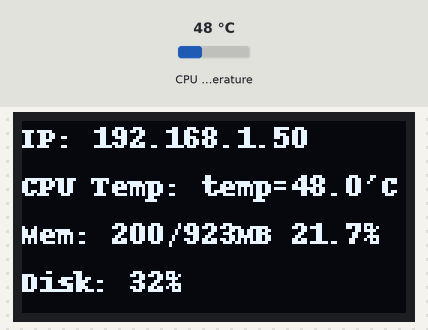
The program below on a simulated Raspberry Pi (BCM pin numbers). Parts: 128×64 one-colour display. The test bench sets the inputs (shaded band); at power-on: CPU temperature 48 °C. System figures (address, load, memory, disk, uptime) are fixed made-up values; what the program prints to the terminal is not drawn.

Above: at 1.2 s.
1.3 s: CPU temperature set to 31 °C
At 2.9 s:
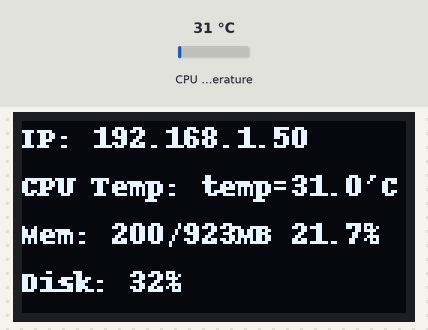
3.9 s: CPU temperature set to 44 °C
At 5.8 s:
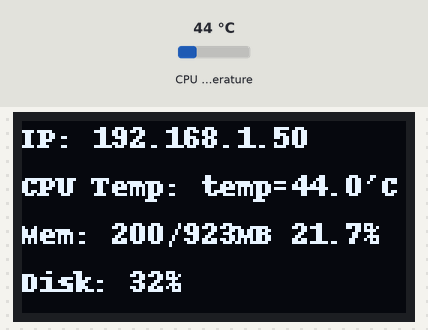
6.1 s: CPU temperature set to 58 °C
At 7.8 s:
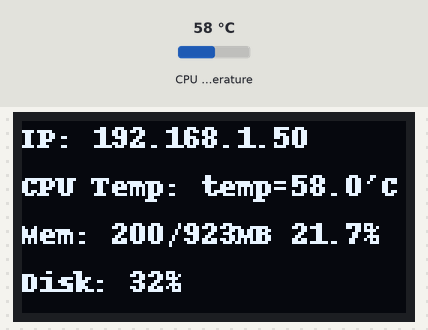
Timing chart, 0 to 9.3 s (numbered marks = the images above; inputs shaded):
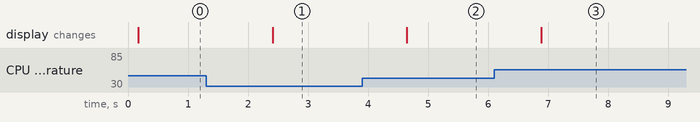

Measured:
- after the input at 1.3 s, the display: changes after 1.1 s (image 1)
- after the input at 3.9 s, the display: changes after 0.75 s (image 2)
- after the input at 6.1 s, the display: changes after 0.79 s (image 3)

The program:

sys_info.py
```python
import time
import subprocess
import board
import busio
from PIL import Image, ImageDraw, ImageFont
import adafruit_ssd1306

# --- OLED 初期化 (128x64 / I2C) ---
i2c = busio.I2C(board.SCL, board.SDA)
oled = adafruit_ssd1306.SSD1306_I2C(128, 64, i2c, addr=0x3C)

oled.fill(0)
oled.show()

# 描画キャンバスの準備
width = oled.width
height = oled.height
image = Image.new("1", (width, height))
draw = ImageDraw.Draw(image)

# 標準フォント
font = ImageFont.load_default()

def get_sys_info():
    """システム情報をシェルコマンド経由で取得"""
    # IPアドレスの取得
    try:
        cmd = "hostname -I | cut -d' ' -f1"
        ip = subprocess.check_output(cmd, shell=True).decode("utf-8").strip()
        if not ip:
            ip = "No Network"
    except Exception:
        ip = "Error"

    # CPU温度の取得
    try:
        cmd = "vcgencmd measure_temp | cut -d'=' -f2 | cut -d\"'\" -f1"
        temp = subprocess.check_output(cmd, shell=True).decode("utf-8").strip()
        temp_str = f"{temp} C"
    except Exception:
        temp_str = "N/A"

    # メモリ使用量の取得
    try:
        cmd = "free -m | awk 'NR==2{printf \"Mem: %s/%sMB %.1f%%\", $3,$2,$3*100/$2 }'"
        mem = subprocess.check_output(cmd, shell=True).decode("utf-8").strip()
    except Exception:
        mem = "Mem: N/A"

    # ディスク使用量の取得
    try:
        cmd = "df -h / | awk 'NR==2 {print $5}'"
        disk = subprocess.check_output(cmd, shell=True).decode("utf-8").strip()
        disk_str = f"Disk: {disk}"
    except Exception:
        disk_str = "Disk: N/A"

    return ip, temp_str, mem, disk_str

print("Starting OLED Monitor... Press Ctrl+C to stop.")

try:
    while True:
        # 1. 画面のクリア（黒塗り）
        draw.rectangle((0, 0, width, height), outline=0, fill=0)

        # 2. システム情報の取得
        ip, temp, mem, disk = get_sys_info()

        # 3. テキストの描画 (y座標を15pxずつズラして配置)
        draw.text((0, 0),  f"IP: {ip}", font=font, fill=255)
        draw.text((0, 16), f"CPU Temp: {temp}", font=font, fill=255)
        draw.text((0, 32), mem, font=font, fill=255)
        draw.text((0, 48), disk, font=font, fill=255)

        # 4. OLEDに描画を反映
        oled.image(image)
        oled.show()

        # 1秒待機
        time.sleep(1)

except KeyboardInterrupt:
    # 終了時に画面を消灯
    oled.fill(0)
    oled.show()
    print("\nMonitor stopped.")
```
